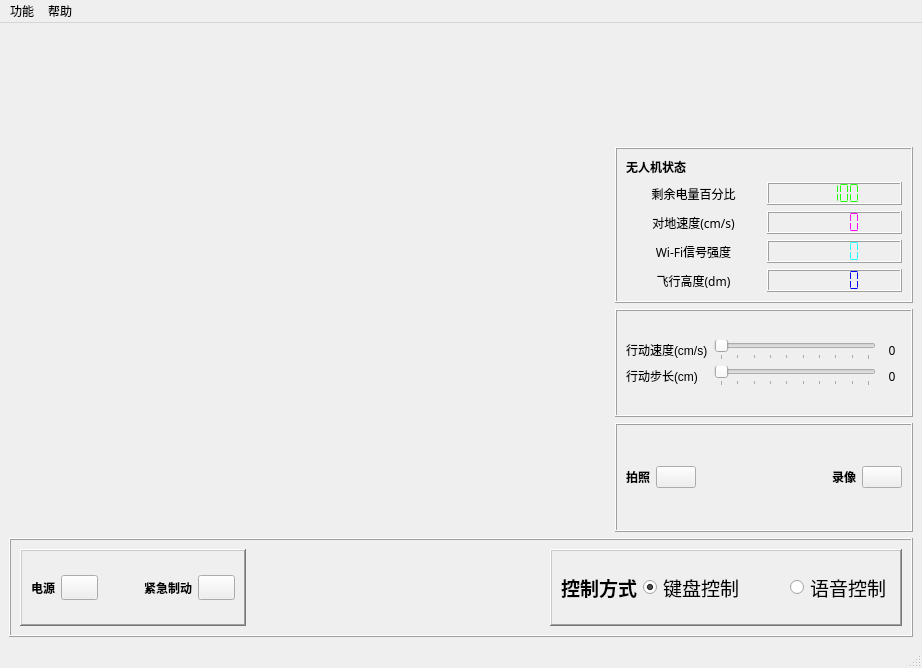
<?xml version="1.0" encoding="UTF-8"?>
<ui version="4.0">
 <class>MainWindow</class>
 <widget class="QMainWindow" name="MainWindow">
  <property name="geometry">
   <rect>
    <x>0</x>
    <y>0</y>
    <width>922</width>
    <height>668</height>
   </rect>
  </property>
  <property name="windowTitle">
   <string>Tello控制主界面</string>
  </property>
  <widget class="QWidget" name="centralwidget">
   <layout class="QGridLayout" name="gridLayout_6">
    <item row="1" column="1">
     <widget class="QFrame" name="frame_5">
      <property name="frameShape">
       <enum>QFrame::Box</enum>
      </property>
      <property name="frameShadow">
       <enum>QFrame::Raised</enum>
      </property>
      <layout class="QGridLayout" name="gridLayout_3">
       <item row="0" column="0">
        <layout class="QGridLayout" name="gridLayout_2">
         <item row="0" column="0" colspan="2">
          <widget class="QLabel" name="label_8">
           <property name="font">
            <font>
             <family>Heiti SC</family>
             <weight>75</weight>
             <bold>true</bold>
            </font>
           </property>
           <property name="text">
            <string>无人机状态</string>
           </property>
          </widget>
         </item>
         <item row="3" column="1">
          <widget class="QLCDNumber" name="lcdNumber_WiFi">
           <property name="font">
            <font>
             <weight>50</weight>
             <bold>false</bold>
            </font>
           </property>
           <property name="styleSheet">
            <string notr="true">color:rgb(32, 255, 255);</string>
           </property>
           <property name="segmentStyle">
            <enum>QLCDNumber::Flat</enum>
           </property>
          </widget>
         </item>
         <item row="3" column="0">
          <widget class="QLabel" name="label_7">
           <property name="font">
            <font>
             <family>Heiti SC</family>
            </font>
           </property>
           <property name="text">
            <string>Wi-Fi信号强度</string>
           </property>
           <property name="alignment">
            <set>Qt::AlignCenter</set>
           </property>
          </widget>
         </item>
         <item row="4" column="1">
          <widget class="QLCDNumber" name="lcdNumber_Height">
           <property name="font">
            <font>
             <family>Heiti SC</family>
            </font>
           </property>
           <property name="styleSheet">
            <string notr="true">color: rgb(0, 0, 255);</string>
           </property>
           <property name="segmentStyle">
            <enum>QLCDNumber::Flat</enum>
           </property>
          </widget>
         </item>
         <item row="2" column="1">
          <widget class="QLCDNumber" name="lcdNumber_speed">
           <property name="styleSheet">
            <string notr="true">color: rgb(252, 2, 255);</string>
           </property>
           <property name="segmentStyle">
            <enum>QLCDNumber::Flat</enum>
           </property>
          </widget>
         </item>
         <item row="1" column="1">
          <widget class="QLCDNumber" name="lcdNumber_battery">
           <property name="styleSheet">
            <string notr="true">color:rgb(33, 255, 6);</string>
           </property>
           <property name="smallDecimalPoint">
            <bool>false</bool>
           </property>
           <property name="segmentStyle">
            <enum>QLCDNumber::Flat</enum>
           </property>
           <property name="intValue" stdset="0">
            <number>100</number>
           </property>
          </widget>
         </item>
         <item row="1" column="0">
          <widget class="QLabel" name="label_4">
           <property name="font">
            <font>
             <family>Heiti SC</family>
            </font>
           </property>
           <property name="text">
            <string>剩余电量百分比</string>
           </property>
           <property name="alignment">
            <set>Qt::AlignCenter</set>
           </property>
          </widget>
         </item>
         <item row="2" column="0">
          <widget class="QLabel" name="label_6">
           <property name="font">
            <font>
             <family>Heiti SC</family>
            </font>
           </property>
           <property name="text">
            <string>对地速度(cm/s)</string>
           </property>
           <property name="alignment">
            <set>Qt::AlignCenter</set>
           </property>
          </widget>
         </item>
         <item row="4" column="0">
          <widget class="QLabel" name="label_17">
           <property name="font">
            <font>
             <family>Heiti SC</family>
            </font>
           </property>
           <property name="text">
            <string>飞行高度(dm)</string>
           </property>
           <property name="alignment">
            <set>Qt::AlignCenter</set>
           </property>
          </widget>
         </item>
        </layout>
       </item>
      </layout>
     </widget>
    </item>
    <item row="2" column="1">
     <widget class="QFrame" name="frame">
      <property name="frameShape">
       <enum>QFrame::Box</enum>
      </property>
      <property name="frameShadow">
       <enum>QFrame::Raised</enum>
      </property>
      <layout class="QGridLayout" name="gridLayout_5">
       <item row="0" column="0">
        <layout class="QGridLayout" name="gridLayout_4">
         <item row="0" column="0">
          <widget class="QLabel" name="label_5">
           <property name="text">
            <string>行动速度(cm/s)</string>
           </property>
          </widget>
         </item>
         <item row="0" column="1">
          <widget class="QSlider" name="horizontalSlider_setSpeed">
           <property name="minimumSize">
            <size>
             <width>0</width>
             <height>0</height>
            </size>
           </property>
           <property name="minimum">
            <number>10</number>
           </property>
           <property name="maximum">
            <number>100</number>
           </property>
           <property name="orientation">
            <enum>Qt::Horizontal</enum>
           </property>
           <property name="tickPosition">
            <enum>QSlider::TicksBelow</enum>
           </property>
          </widget>
         </item>
         <item row="0" column="2">
          <widget class="QLabel" name="label_slider_setSpeed">
           <property name="minimumSize">
            <size>
             <width>20</width>
             <height>0</height>
            </size>
           </property>
           <property name="font">
            <font>
             <family>Heiti SC</family>
            </font>
           </property>
           <property name="text">
            <string>0</string>
           </property>
           <property name="alignment">
            <set>Qt::AlignCenter</set>
           </property>
          </widget>
         </item>
         <item row="1" column="0">
          <widget class="QLabel" name="label_11">
           <property name="text">
            <string>行动步长(cm)</string>
           </property>
          </widget>
         </item>
         <item row="1" column="1">
          <widget class="QSlider" name="horizontalSlider_set_MoveDistancePerStep">
           <property name="minimumSize">
            <size>
             <width>0</width>
             <height>0</height>
            </size>
           </property>
           <property name="minimum">
            <number>10</number>
           </property>
           <property name="maximum">
            <number>100</number>
           </property>
           <property name="orientation">
            <enum>Qt::Horizontal</enum>
           </property>
           <property name="tickPosition">
            <enum>QSlider::TicksBelow</enum>
           </property>
          </widget>
         </item>
         <item row="1" column="2">
          <widget class="QLabel" name="label_slider_set_MovePerStep">
           <property name="minimumSize">
            <size>
             <width>20</width>
             <height>0</height>
            </size>
           </property>
           <property name="font">
            <font>
             <family>Heiti SC</family>
            </font>
           </property>
           <property name="text">
            <string>0</string>
           </property>
           <property name="alignment">
            <set>Qt::AlignCenter</set>
           </property>
          </widget>
         </item>
        </layout>
       </item>
      </layout>
     </widget>
    </item>
    <item row="0" column="1">
     <widget class="QLabel" name="label_drone_ico">
      <property name="text">
       <string/>
      </property>
      <property name="pixmap">
       <pixmap>../ico/drone_128px_1219960_easyicon.net.ico</pixmap>
      </property>
      <property name="scaledContents">
       <bool>false</bool>
      </property>
      <property name="alignment">
       <set>Qt::AlignCenter</set>
      </property>
     </widget>
    </item>
    <item row="4" column="0" colspan="2">
     <widget class="QFrame" name="frame_4">
      <property name="frameShape">
       <enum>QFrame::Box</enum>
      </property>
      <property name="frameShadow">
       <enum>QFrame::Raised</enum>
      </property>
      <layout class="QGridLayout" name="gridLayout">
       <item row="0" column="2">
        <widget class="QFrame" name="frame_3">
         <property name="frameShape">
          <enum>QFrame::WinPanel</enum>
         </property>
         <property name="frameShadow">
          <enum>QFrame::Raised</enum>
         </property>
         <layout class="QHBoxLayout" name="horizontalLayout_2">
          <item>
           <widget class="QLabel" name="label_3">
            <property name="font">
             <font>
              <family>Heiti SC</family>
              <pointsize>14</pointsize>
              <weight>75</weight>
              <bold>true</bold>
             </font>
            </property>
            <property name="text">
             <string>控制方式</string>
            </property>
           </widget>
          </item>
          <item>
           <widget class="QRadioButton" name="radioButton_keyBoard_control">
            <property name="font">
             <font>
              <family>Heiti SC</family>
              <pointsize>14</pointsize>
             </font>
            </property>
            <property name="cursor">
             <cursorShape>PointingHandCursor</cursorShape>
            </property>
            <property name="text">
             <string>键盘控制</string>
            </property>
            <property name="icon">
             <iconset>
              <normaloff>../ico/Computer_keyboard_48px_1114050_easyicon.net.ico</normaloff>../ico/Computer_keyboard_48px_1114050_easyicon.net.ico</iconset>
            </property>
            <property name="checked">
             <bool>true</bool>
            </property>
           </widget>
          </item>
          <item>
           <spacer name="horizontalSpacer_2">
            <property name="orientation">
             <enum>Qt::Horizontal</enum>
            </property>
            <property name="sizeHint" stdset="0">
             <size>
              <width>40</width>
              <height>20</height>
             </size>
            </property>
           </spacer>
          </item>
          <item>
           <widget class="QRadioButton" name="radioButton_speech_control">
            <property name="font">
             <font>
              <family>Heiti SC</family>
              <pointsize>14</pointsize>
             </font>
            </property>
            <property name="cursor">
             <cursorShape>PointingHandCursor</cursorShape>
            </property>
            <property name="text">
             <string>语音控制</string>
            </property>
            <property name="icon">
             <iconset>
              <normaloff>../ico/microphone_128px_1215869_easyicon.net.ico</normaloff>../ico/microphone_128px_1215869_easyicon.net.ico</iconset>
            </property>
           </widget>
          </item>
         </layout>
        </widget>
       </item>
       <item row="0" column="0">
        <widget class="QFrame" name="frame_2">
         <property name="frameShape">
          <enum>QFrame::WinPanel</enum>
         </property>
         <property name="frameShadow">
          <enum>QFrame::Raised</enum>
         </property>
         <layout class="QHBoxLayout" name="horizontalLayout">
          <item>
           <widget class="QLabel" name="label_power">
            <property name="font">
             <font>
              <family>Heiti SC</family>
              <weight>75</weight>
              <bold>true</bold>
             </font>
            </property>
            <property name="text">
             <string>电源</string>
            </property>
            <property name="scaledContents">
             <bool>false</bool>
            </property>
           </widget>
          </item>
          <item>
           <widget class="QPushButton" name="pushButton_power">
            <property name="font">
             <font>
              <family>Heiti SC</family>
             </font>
            </property>
            <property name="cursor">
             <cursorShape>PointingHandCursor</cursorShape>
            </property>
            <property name="text">
             <string/>
            </property>
            <property name="icon">
             <iconset>
              <normaloff>../ico/power_button_442px_1301172_easyicon.net.png</normaloff>../ico/power_button_442px_1301172_easyicon.net.png</iconset>
            </property>
           </widget>
          </item>
          <item>
           <spacer name="horizontalSpacer">
            <property name="orientation">
             <enum>Qt::Horizontal</enum>
            </property>
            <property name="sizeType">
             <enum>QSizePolicy::Preferred</enum>
            </property>
            <property name="sizeHint" stdset="0">
             <size>
              <width>40</width>
              <height>20</height>
             </size>
            </property>
           </spacer>
          </item>
          <item>
           <widget class="QLabel" name="label_emergencyBraking">
            <property name="font">
             <font>
              <family>Heiti SC</family>
              <weight>75</weight>
              <bold>true</bold>
             </font>
            </property>
            <property name="text">
             <string>紧急制动</string>
            </property>
            <property name="alignment">
             <set>Qt::AlignLeading|Qt::AlignLeft|Qt::AlignVCenter</set>
            </property>
           </widget>
          </item>
          <item>
           <widget class="QPushButton" name="pushButton_emergency_brake">
            <property name="font">
             <font>
              <family>Heiti SC</family>
             </font>
            </property>
            <property name="cursor">
             <cursorShape>PointingHandCursor</cursorShape>
            </property>
            <property name="text">
             <string/>
            </property>
            <property name="icon">
             <iconset>
              <normaloff>../ico/exclamation_mark_128px_1205806_easyicon.net.ico</normaloff>../ico/exclamation_mark_128px_1205806_easyicon.net.ico</iconset>
            </property>
           </widget>
          </item>
         </layout>
        </widget>
       </item>
       <item row="0" column="1">
        <spacer name="horizontalSpacer_4">
         <property name="orientation">
          <enum>Qt::Horizontal</enum>
         </property>
         <property name="sizeHint" stdset="0">
          <size>
           <width>40</width>
           <height>20</height>
          </size>
         </property>
        </spacer>
       </item>
      </layout>
     </widget>
    </item>
    <item row="3" column="1">
     <widget class="QFrame" name="frame_6">
      <property name="frameShape">
       <enum>QFrame::Box</enum>
      </property>
      <property name="frameShadow">
       <enum>QFrame::Raised</enum>
      </property>
      <layout class="QGridLayout" name="gridLayout_7">
       <item row="0" column="0">
        <layout class="QHBoxLayout" name="horizontalLayout_3">
         <item>
          <widget class="QLabel" name="label_9">
           <property name="font">
            <font>
             <family>Heiti SC</family>
             <weight>75</weight>
             <bold>true</bold>
            </font>
           </property>
           <property name="text">
            <string>拍照</string>
           </property>
           <property name="alignment">
            <set>Qt::AlignRight|Qt::AlignTrailing|Qt::AlignVCenter</set>
           </property>
          </widget>
         </item>
         <item>
          <widget class="QPushButton" name="pushButton_take_photo">
           <property name="text">
            <string/>
           </property>
           <property name="icon">
            <iconset>
             <normaloff>../ico/Camera_72px_1197677_easyicon.net.ico</normaloff>../ico/Camera_72px_1197677_easyicon.net.ico</iconset>
           </property>
          </widget>
         </item>
         <item>
          <spacer name="horizontalSpacer_3">
           <property name="orientation">
            <enum>Qt::Horizontal</enum>
           </property>
           <property name="sizeHint" stdset="0">
            <size>
             <width>40</width>
             <height>20</height>
            </size>
           </property>
          </spacer>
         </item>
         <item>
          <widget class="QLabel" name="label_10">
           <property name="font">
            <font>
             <family>Heiti SC</family>
             <weight>75</weight>
             <bold>true</bold>
            </font>
           </property>
           <property name="text">
            <string>录像</string>
           </property>
           <property name="alignment">
            <set>Qt::AlignRight|Qt::AlignTrailing|Qt::AlignVCenter</set>
           </property>
          </widget>
         </item>
         <item>
          <widget class="QPushButton" name="pushButton_video_record">
           <property name="text">
            <string/>
           </property>
           <property name="icon">
            <iconset>
             <normaloff>../ico/Video_Camera_72px_1197716_easyicon.net.ico</normaloff>../ico/Video_Camera_72px_1197716_easyicon.net.ico</iconset>
           </property>
          </widget>
         </item>
        </layout>
       </item>
      </layout>
     </widget>
    </item>
    <item row="0" column="0" rowspan="4">
     <widget class="QLabel" name="label_show_video_frame">
      <property name="minimumSize">
       <size>
        <width>600</width>
        <height>500</height>
       </size>
      </property>
      <property name="text">
       <string/>
      </property>
     </widget>
    </item>
   </layout>
  </widget>
  <widget class="QMenuBar" name="menubar">
   <property name="geometry">
    <rect>
     <x>0</x>
     <y>0</y>
     <width>922</width>
     <height>24</height>
    </rect>
   </property>
   <widget class="QMenu" name="menu">
    <property name="title">
     <string>功能</string>
    </property>
    <widget class="QMenu" name="menu_2">
     <property name="title">
      <string>目标跟踪</string>
     </property>
     <addaction name="actiongreenBall"/>
     <addaction name="separator"/>
     <addaction name="actionpeople"/>
    </widget>
    <addaction name="menu_2"/>
    <addaction name="separator"/>
    <addaction name="actionpostureControl"/>
    <addaction name="separator"/>
    <addaction name="actiongestureControl"/>
    <addaction name="separator"/>
    <addaction name="actioncloseALL"/>
   </widget>
   <widget class="QMenu" name="menu_3">
    <property name="title">
     <string>帮助</string>
    </property>
    <addaction name="actionhelp"/>
   </widget>
   <addaction name="menu"/>
   <addaction name="menu_3"/>
  </widget>
  <widget class="QStatusBar" name="statusbar"/>
  <action name="actionpostureControl">
   <property name="text">
    <string>体态控制</string>
   </property>
  </action>
  <action name="actiongestureControl">
   <property name="text">
    <string>手势控制</string>
   </property>
  </action>
  <action name="actiongreenBall">
   <property name="text">
    <string>跟踪小球</string>
   </property>
  </action>
  <action name="actionpeople">
   <property name="text">
    <string>跟踪人脸</string>
   </property>
  </action>
  <action name="actioncloseALL">
   <property name="text">
    <string>关闭已打开功能</string>
   </property>
  </action>
  <action name="actionhelp">
   <property name="text">
    <string>键盘操作说明</string>
   </property>
  </action>
 </widget>
 <resources/>
 <connections>
  <connection>
   <sender>horizontalSlider_setSpeed</sender>
   <signal>valueChanged(int)</signal>
   <receiver>label_slider_setSpeed</receiver>
   <slot>setNum(int)</slot>
   <hints>
    <hint type="sourcelabel">
     <x>708</x>
     <y>357</y>
    </hint>
    <hint type="destinationlabel">
     <x>818</x>
     <y>358</y>
    </hint>
   </hints>
  </connection>
  <connection>
   <sender>horizontalSlider_set_MoveDistancePerStep</sender>
   <signal>valueChanged(int)</signal>
   <receiver>label_slider_set_MovePerStep</receiver>
   <slot>setNum(int)</slot>
   <hints>
    <hint type="sourcelabel">
     <x>802</x>
     <y>432</y>
    </hint>
    <hint type="destinationlabel">
     <x>884</x>
     <y>433</y>
    </hint>
   </hints>
  </connection>
 </connections>
</ui>
